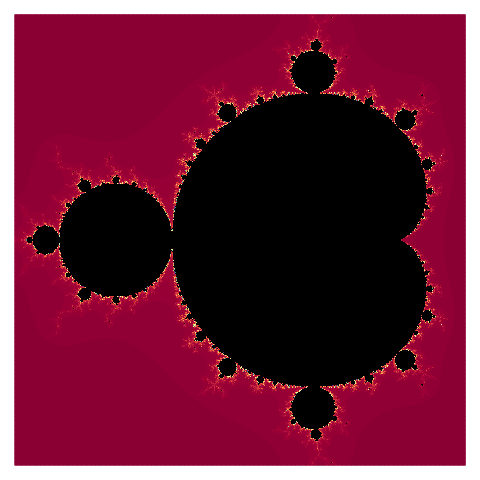

The script that saved this image:
library(mandelbrot)

library(viridis)

library(ggplot2)

mb <- mandelbrot(xlim = c(-2, 2), 
                 ylim = c(-2, 2), 
                 resolution = 2000, 
                 iterations = 500)

cols <- mandelbrot_palette(RColorBrewer::brewer.pal(11, "Spectral"), 
                           fold = FALSE)

png("./mandelbrot/mandelbrot.png")

plot(mb,
     xlim = c(-1, .1),
     ylim = c(-1, 1),
     # transform = "inverse",
     col = cols)

dev.off()

citation(package = "mandelbrot")

# mydata <- as.data.frame(mb)

# plot(mydata$x,
#      mydata$y,
#      col = mydata$value)

# ggplot(mydata,
#        aes(x = x,
#            y = y)) +
#   scale_color_viridis_c() +
#   # geom_point(aes(color = value)) +
#   geom_raster(aes(fill = value), interpolate = TRUE) +
#   # geom_contour(aes(z = value)) +
#   theme_void()
# 
# ggsave("mandelbrot.png",
#        height = 7,
#        width = 7)
# 

